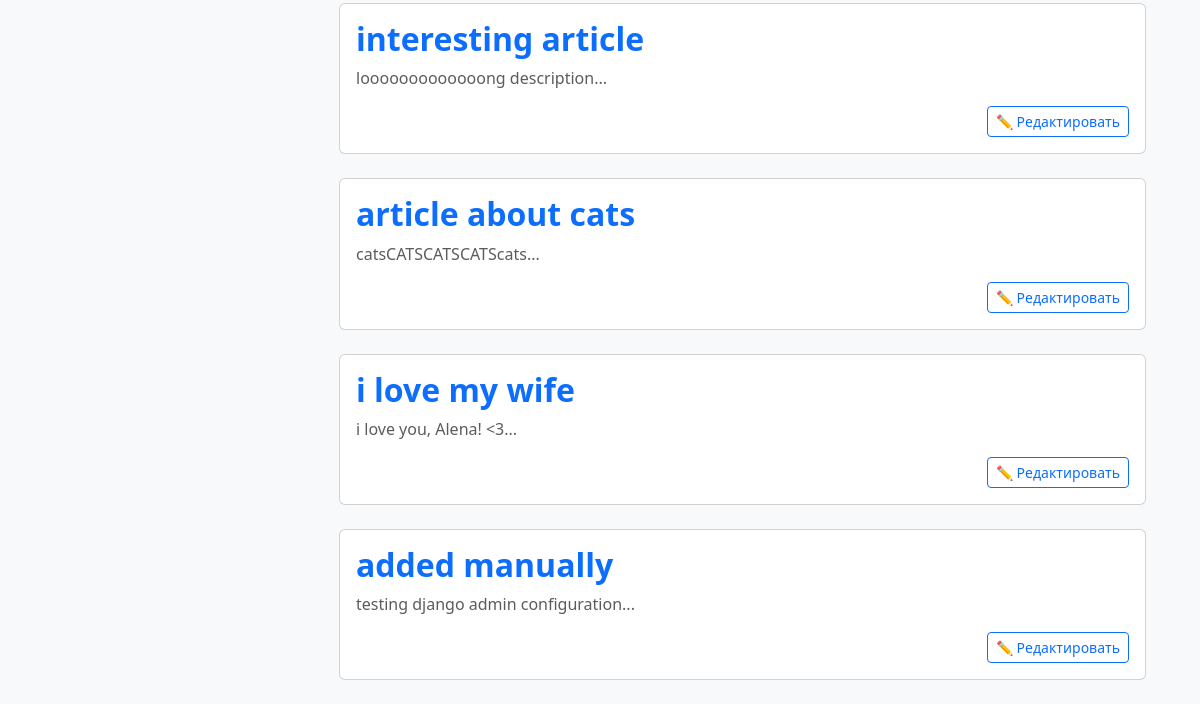
The app's page /articles/ (lower part), older data.
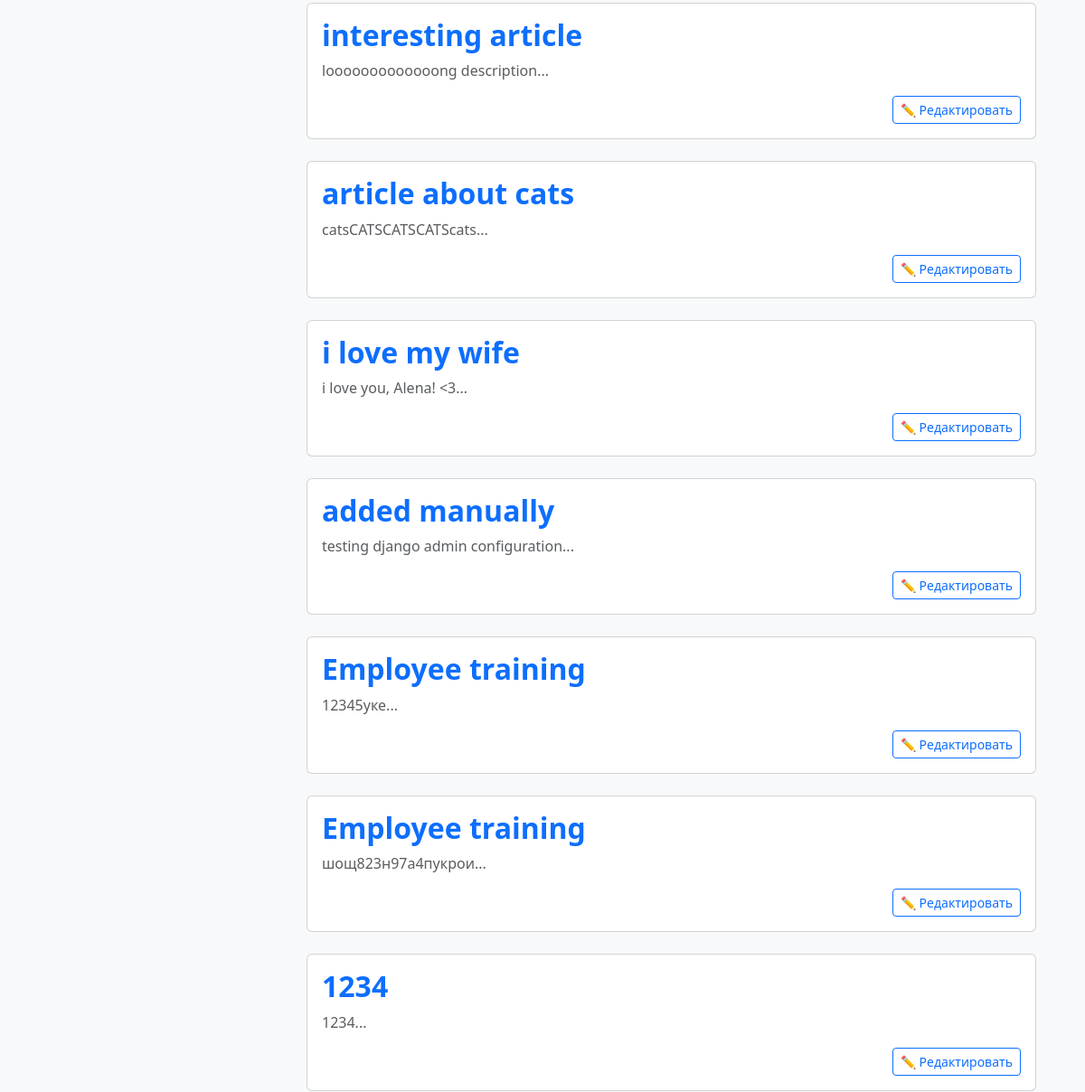
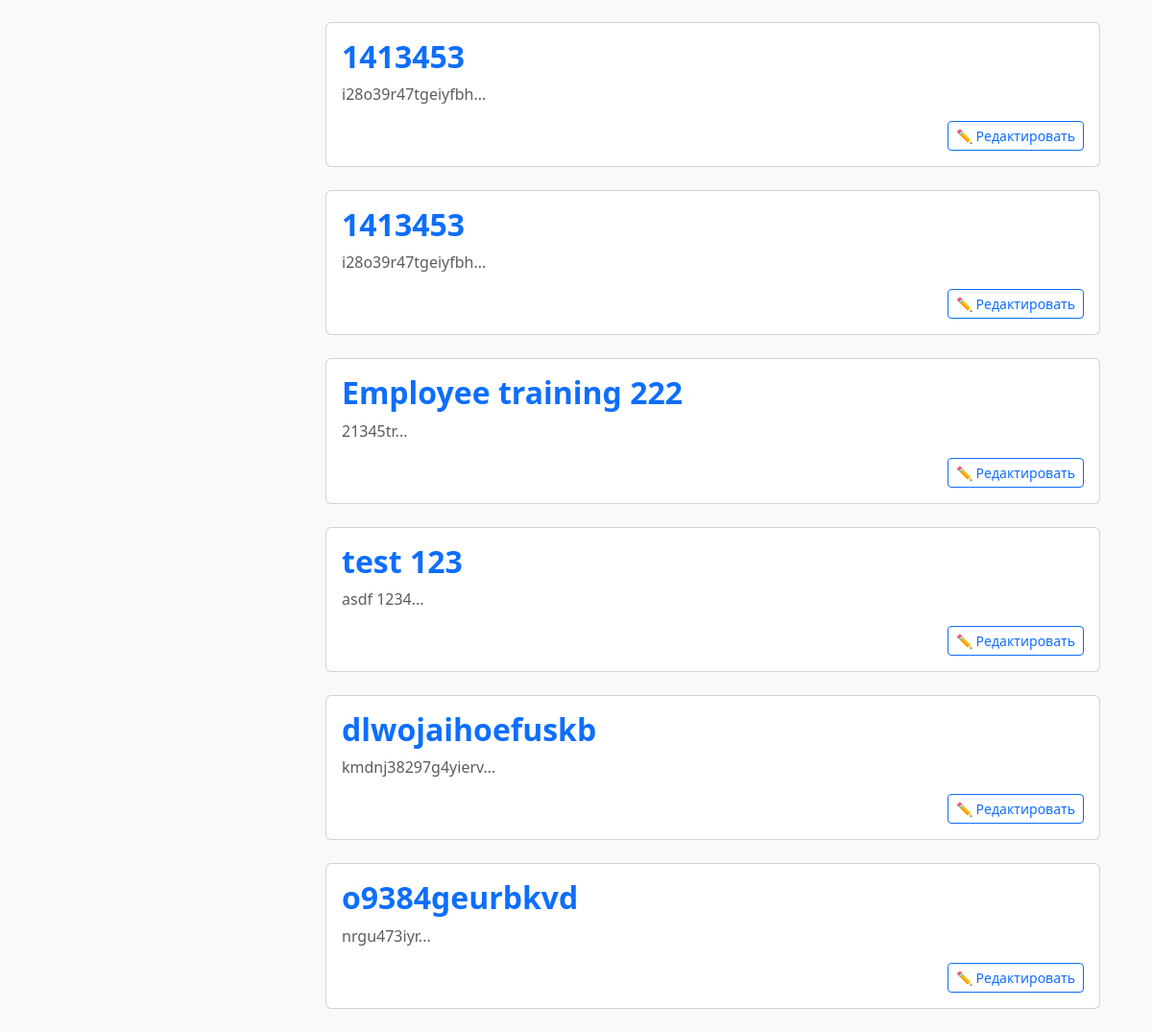
The same page, newer data (2 pictures, top to bottom).
### hexlet_django_blog/articles/models.py (models this page shows, shortened)
class Article(models.Model):
    name = models.CharField(max_length=200)
    body = models.TextField()
    created_at = models.DateTimeField(auto_now_add=True)
    updated_at = models.DateTimeField(auto_now=True)

### hexlet_django_blog/articles/views.py (the view, shortened to what this page needs)
# urls.py: path("", views.IndexView.as_view(), name="articles"),
class IndexView(TemplateView):
    template_name = "articles/index.html"
    def get(self, request, *args, **kwargs):
        articles = Article.objects.all()
        return render(request, self.template_name, {"articles": articles})

### hexlet_django_blog/templates/articles/index.html (shortened to what this page needs)
{% extends "base.html" %}
{% block content %}
<div class="container mt-4">
    {% for article in articles %}
    <div class="card mb-4">
        <div class="card-body">
            <h2 class="card-title">
                <a href="{% url 'article' article.id %}" class="text-decoration-none fw-semibold">{{ article.name }}</a>
            </h2>
            <p class="card-text text-muted">{{ article.body|slice:":200" }}...</p>
            <div class="d-flex justify-content-end">
                <a href="{% url 'article_update' article_id=article.id %}" class="btn btn-sm btn-outline-primary">✏️
                    Редактировать</a>
            </div>
        </div>
    </div>
    {% empty %}
    <p class="empty-message">❌ Статей пока нет. Будьте первым!</p>
    {% endfor %}
</div>
{% endblock %}

### hexlet_django_blog/templates/base.html (shortened to what this page needs)
<!DOCTYPE html>
<html lang="ru">
<head>
    <link href="https://cdn.jsdelivr.net/npm/bootstrap@5.3.2/dist/css/bootstrap.min.css" rel="stylesheet">
</head>
<body>
<div class="container mt-4">
    <div class="row">
        <div class="col-md-3">
        </div>
        <div class="col-md-9">
            {% block content %}{% endblock %}
        </div>
    </div>
</div>
</body>
</html>

### hexlet_django_blog/templates/base.html (style rules this page uses)
body { background-color: #f8f9fa; }

Row changes from the older to the newer data that the page shows:
added Article: name "Employee training", body "12345уке"
added Article: name "Employee training", body "шощ823н97а4пукрои"
added Article: name "1234", body "1234"
added Article: name "1413453", body "i28o39r47tgeiyfbh"
added Article: name "1413453", body "i28o39r47tgeiyfbh"
added Article: name "Employee training 222", body "21345tr"
added Article: name "test 123", body "asdf 1234"
added Article: name "dlwojaihoefuskb", body "kmdnj38297g4yierv"
added Article: name "o9384geurbkvd", body "nrgu473iyr"
